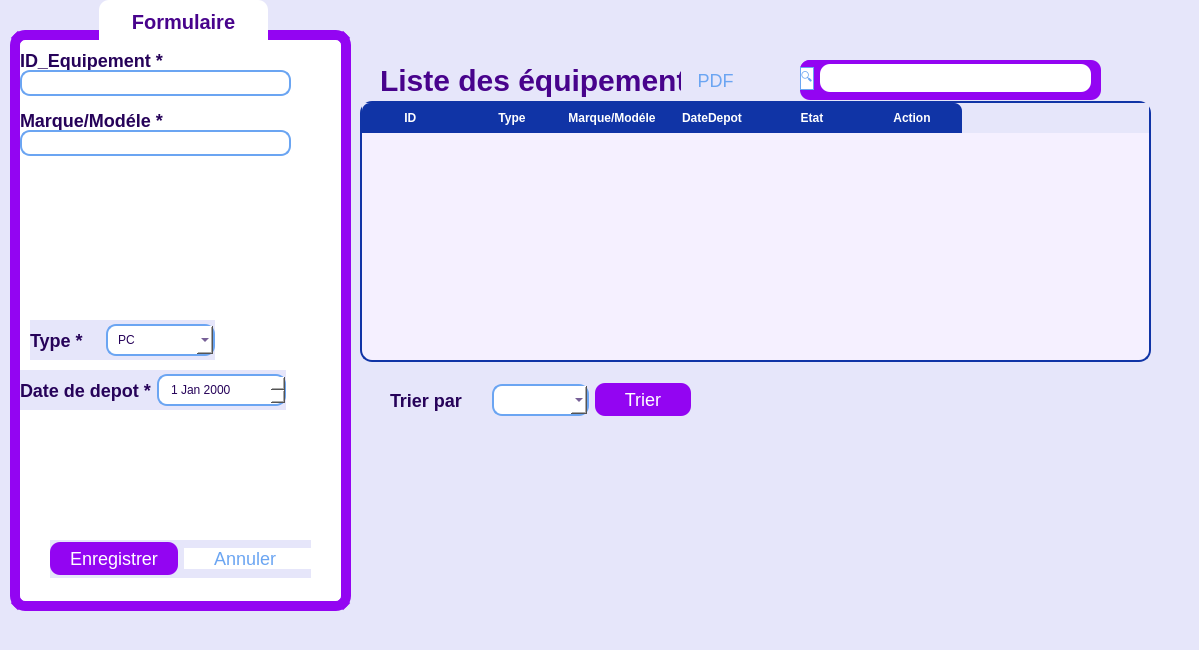
          <widget class="QWidget" name="projectsPage">
           <layout class="QVBoxLayout" name="projectsLayout">
            <property name="spacing">
             <number>0</number>
            </property>
            <property name="leftMargin">
             <number>0</number>
            </property>
            <property name="topMargin">
             <number>0</number>
            </property>
            <property name="rightMargin">
             <number>0</number>
            </property>
            <property name="bottomMargin">
             <number>0</number>
            </property>
            <item>
             <widget class="QWidget" name="equipmentMainWidget">
              <property name="minimumSize">
               <size>
                <width>1199</width>
                <height>650</height>
               </size>
              </property>
              <property name="styleSheet">
               <string notr="true">QWidget { background-color: #E6E6FA ;  }</string>
              </property>
              <widget class="QGroupBox" name="equipmentGroupBox">
               <property name="geometry">
                <rect>
                 <x>10</x>
                 <y>0</y>
                 <width>341</width>
                 <height>611</height>
                </rect>
               </property>
               <property name="font">
                <font>
                 <pointsize>15</pointsize>
                 <bold>true</bold>
                </font>
               </property>
               <property name="styleSheet">
                <string notr="true">
QGroupBox {
    background-color: #FFFFFF;
    border: 10px solid #9305F2;   /* Violet clair */
    border-radius: 15px;         /* Coins arrondis */
    margin-top: 30px;            /* Décalage du titre */
    padding: 12px;
    color: #48038C;              /* Couleur du texte interne */
    font-weight: bold;
}

/* Titre du QGroupBox */
QGroupBox::title {
    subcontrol-origin: margin;
    subcontrol-position: top center;   /* Centré en haut */
    padding: 10px 30px;
    background-color: white;
    color: #48038C;
    border-radius: 10px;
    font-weight: bold;
}
</string>
               </property>
               <property name="title">
                <string>Formulaire</string>
               </property>
               <widget class="QLabel" name="equipmentLabel1">
                <property name="geometry">
                 <rect>
                  <x>10</x>
                  <y>50</y>
                  <width>161</width>
                  <height>20</height>
                 </rect>
                </property>
                <property name="styleSheet">
                 <string notr="true">QLabel {background-color: transparent; color: #260259; /* Texte sombre lisible */ font-size: 18px; font-weight: bold; }</string>
                </property>
                <property name="text">
                 <string>ID_Equipement *</string>
                </property>
               </widget>
               <widget class="QLabel" name="equipmentLabel2">
                <property name="geometry">
                 <rect>
                  <x>10</x>
                  <y>110</y>
                  <width>161</width>
                  <height>20</height>
                 </rect>
                </property>
                <property name="styleSheet">
                 <string notr="true">QLabel {background-color: transparent; color: #260259; /* Texte sombre lisible */ font-size: 18px; font-weight: bold; }</string>
                </property>
                <property name="text">
                 <string>Marque/Modéle *</string>
                </property>
               </widget>
               <widget class="QLineEdit" name="equipmentLineEdit2">
                <property name="geometry">
                 <rect>
                  <x>10</x>
                  <y>130</y>
                  <width>271</width>
                  <height>26</height>
                 </rect>
                </property>
                <property name="styleSheet">
                 <string notr="true"> QLineEdit { background: #FFFFFF; border: 2px solid #6BA5F2; border-radius: 10px; padding: 6px 10px; color: #260259; } QLineEdit:focus { border: 2px solid #9305F2; background: #F3E9FF; }</string>
                </property>
               </widget>
               <widget class="QLineEdit" name="equipmentLineEdit1">
                <property name="geometry">
                 <rect>
                  <x>10</x>
                  <y>70</y>
                  <width>271</width>
                  <height>26</height>
                 </rect>
                </property>
                <property name="styleSheet">
                 <string notr="true"> QLineEdit { background: #FFFFFF; border: 2px solid #6BA5F2; border-radius: 10px; padding: 6px 10px; color: #260259; } QLineEdit:focus { border: 2px solid #9305F2; background: #F3E9FF; }</string>
                </property>
               </widget>
               <widget class="QWidget" name="equipmentTypeWidget">
                <property name="geometry">
                 <rect>
                  <x>20</x>
                  <y>320</y>
                  <width>185</width>
                  <height>40</height>
                 </rect>
                </property>
                <layout class="QHBoxLayout" name="equipmentTypeLayout">
                 <item>
                  <widget class="QLabel" name="equipmentTypeLabel">
                   <property name="styleSheet">
                    <string notr="true">QLabel {background-color: transparent; color: #260259; /* Texte sombre lisible */ font-size: 18px; font-weight: bold; }</string>
                   </property>
                   <property name="text">
                    <string>Type *</string>
                   </property>
                  </widget>
                 </item>
                 <item>
                  <widget class="QComboBox" name="equipmentComboBox">
                   <property name="styleSheet">
                    <string notr="true"> QComboBox { background: #FFFFFF; border: 2px solid #6BA5F2; border-radius: 10px; padding: 6px 10px; color: #260259; } QComboBox:focus { border: 2px solid #9305F2; background: #F3E9FF; }</string>
                   </property>
                   <item>
                    <property name="text">
                     <string>PC</string>
                    </property>
                   </item>
                   <item>
                    <property name="text">
                     <string>Tablette </string>
                    </property>
                   </item>
                   <item>
                    <property name="text">
                     <string>Smartphone</string>
                    </property>
                   </item>
                  </widget>
                 </item>
                </layout>
               </widget>
               <widget class="QWidget" name="equipmentDateWidget">
                <property name="geometry">
                 <rect>
                  <x>10</x>
                  <y>370</y>
                  <width>266</width>
                  <height>40</height>
                 </rect>
                </property>
                <layout class="QHBoxLayout" name="equipmentDateLayout">
                 <item>
                  <widget class="QLabel" name="equipmentDateLabel">
                   <property name="styleSheet">
                    <string notr="true">QLabel {background-color: transparent; color: #260259; /* Texte sombre lisible */ font-size: 18px; font-weight: bold; }</string>
                   </property>
                   <property name="text">
                    <string>Date de depot *</string>
                   </property>
                  </widget>
                 </item>
                 <item>
                  <widget class="QDateEdit" name="equipmentDateEdit">
                   <property name="styleSheet">
                    <string notr="true"> QDateEdit { background: #FFFFFF; border: 2px solid #6BA5F2; border-radius: 10px; padding: 6px 10px; color: #260259; }  QDateEdit:focus { border: 2px solid #9305F2; background: #F3E9FF; }</string>
                   </property>
                  </widget>
                 </item>
                </layout>
               </widget>
               <widget class="QWidget" name="equipmentButtonsWidget">
                <property name="geometry">
                 <rect>
                  <x>40</x>
                  <y>540</y>
                  <width>261</width>
                  <height>38</height>
                 </rect>
                </property>
                <layout class="QHBoxLayout" name="equipmentButtonsLayout">
                 <item>
                  <widget class="QPushButton" name="equipmentSaveBtn">
                   <property name="font">
                    <font>
                     <pointsize>-1</pointsize>
                    </font>
                   </property>
                   <property name="styleSheet">
                    <string notr="true">QPushButton {
    background-color: #9305F2;
    color: white;
    border: none;
    border-radius: 10px;
    padding: 6px 12px;
    font-size: 18px;
}

QPushButton:hover {
    background-color: #7a04c2; /* un peu plus sombre au survol */
}

QPushButton:pressed {
    background-color: #5c0391; /* encore plus sombre quand pressé */
}
</string>
                   </property>
                   <property name="text">
                    <string>Enregistrer</string>
                   </property>
                  </widget>
                 </item>
                 <item>
                  <widget class="QPushButton" name="equipmentCancelBtn">
                   <property name="styleSheet">
                    <string notr="true">QPushButton {
    background-color: white;
    color: #6BA5F2;
    border: 0px solid #6BA5F2;
    border-radius: 0px;
    padding: 0px 0px;
    font-size: 18px;
}

QPushButton:hover {
    background-color: #f0f8ff; /* léger bleu clair au survol */
}

QPushButton:pressed {
    background-color: #dceeff; /* bleu encore plus marqué quand pressé */
}
</string>
                   </property>
                   <property name="text">
                    <string>Annuler </string>
                   </property>
                  </widget>
                 </item>
                </layout>
               </widget>
              </widget>
              <widget class="QLabel" name="equipmentListLabel">
               <property name="geometry">
                <rect>
                 <x>380</x>
                 <y>60</y>
                 <width>301</width>
                 <height>41</height>
                </rect>
               </property>
               <property name="styleSheet">
                <string notr="true">QLabel {
    background-color: transparent;
    color: #48038C;
    font-size: 30px;   /* plus grand pour un titre */
    font-weight: bold; /* en gras */
}
</string>
               </property>
               <property name="text">
                <string>Liste des équipement</string>
               </property>
              </widget>
              <widget class="QTableWidget" name="equipmentTableWidget">
               <property name="geometry">
                <rect>
                 <x>360</x>
                 <y>101</y>
                 <width>791</width>
                 <height>261</height>
                </rect>
               </property>
               <property name="styleSheet">
                <string notr="true">QTableWidget {
    background-color: #F5F0FF;   /* Violet très très clair */
    border: 2px solid #1034A6;
    border-radius: 12px;
    gridline-color: white;       /* Lignes blanches */
}

QHeaderView::section {
    background-color: #1034A6;   /* Bleu foncé */
    color: white;                /* Texte blanc */
    border: none;
    padding: 6px;
    font-weight: bold;
}

QHeaderView::section:first {
    border-top-left-radius: 8px;
}

QHeaderView::section:last {
    border-top-right-radius: 8px;
}

QTableWidget::item {
    border: 1px solid white;     /* Bordures blanches entre cellules */
}
</string>
               </property>
               <column>
                <property name="text">
                 <string>ID </string>
                </property>
               </column>
               <column>
                <property name="text">
                 <string>Type</string>
                </property>
               </column>
               <column>
                <property name="text">
                 <string>Marque/Modéle</string>
                </property>
               </column>
               <column>
                <property name="text">
                 <string>DateDepot</string>
                </property>
               </column>
               <column>
                <property name="text">
                 <string>Etat</string>
                </property>
               </column>
               <column>
                <property name="text">
                 <string>Action</string>
                </property>
               </column>
              </widget>
              <widget class="QPushButton" name="equipmentPdfBtn">
               <property name="geometry">
                <rect>
                 <x>690</x>
                 <y>60</y>
                 <width>51</width>
                 <height>41</height>
                </rect>
               </property>
               <property name="styleSheet">
                <string notr="true">QPushButton {
    background-color: transparent;
    color: #6BA5F2;
    border: 0px solid #6BA5F2;
    border-radius: 0px;
    padding: 0px 0px;
    font-size: 18px;
}</string>
               </property>
               <property name="text">
                <string>PDF</string>
               </property>
              </widget>
              <widget class="QWidget" name="equipmentSearchWidget" native="true">
               <property name="geometry">
                <rect>
                 <x>800</x>
                 <y>60</y>
                 <width>301</width>
                 <height>40</height>
                </rect>
               </property>
               <property name="styleSheet">
                <string notr="true">QWidget {
    background-color:#9305F2;   /* fond violet */
    border-radius: 10px;
}

QLineEdit {
    background-color: white;     /* champ blanc */
    color: #333;
    border: none;
    border-radius: 10px;
    padding-left: 25px;          /* espace pour l'icône de recherche */
    padding-right: 25px;         /* espace pour l'icône d'action */
    height: 28px;
    font-size: 15px;
}

</string>
               </property>
               <widget class="QWidget" name="equipmentSearchLayoutWidget">
                <property name="geometry">
                 <rect>
                  <x>0</x>
                  <y>0</y>
                  <width>291</width>
                  <height>37</height>
                 </rect>
                </property>
                <layout class="QHBoxLayout" name="equipmentSearchLayout">
                 <item>
                  <widget class="QPushButton" name="equipmentSearchBtn">
                   <property name="styleSheet">
                    <string notr="true">QPushButton {
    color: #6BA5F2;
    background-color: white;
    border: 1px solid #6BA5F2;
}</string>
                   </property>
                   <property name="text">
                    <string>🔍</string>
                   </property>
                  </widget>
                 </item>
                 <item>
                  <widget class="QLineEdit" name="equipmentSearchLineEdit"/>
                 </item>
                </layout>
               </widget>
              </widget>
              <widget class="QWidget" name="equipmentSortWidget">
               <property name="geometry">
                <rect>
                 <x>390</x>
                 <y>380</y>
                 <width>301</width>
                 <height>40</height>
                </rect>
               </property>
               <layout class="QHBoxLayout" name="equipmentSortLayout">
                <item>
                 <widget class="QLabel" name="equipmentSortLabel">
                  <property name="styleSheet">
                   <string notr="true">QLabel { color: #260259; /* Texte sombre lisible */ font-size: 18px; font-weight: bold; }</string>
                  </property>
                  <property name="text">
                   <string>Trier par </string>
                  </property>
                 </widget>
                </item>
                <item>
                 <widget class="QComboBox" name="equipmentSortComboBox">
                  <property name="styleSheet">
                   <string notr="true"> QComboBox { background: #FFFFFF; border: 2px solid #6BA5F2; border-radius: 10px; padding: 6px 10px; color: #260259; } QComboBox:focus { border: 2px solid #9305F2; background: #F3E9FF; }</string>
                  </property>
                  <item>
                   <property name="text">
                    <string></string>
                   </property>
                  </item>
                  <item>
                   <property name="text">
                    <string>Type</string>
                   </property>
                  </item>
                  <item>
                   <property name="text">
                    <string>Etat</string>
                   </property>
                  </item>
                 </widget>
                </item>
                <item>
                 <widget class="QPushButton" name="equipmentSortBtn">
                  <property name="styleSheet">
                   <string notr="true">QPushButton {
    background-color: #9305F2;
    color: white;
    border: none;
    border-radius: 10px;
    padding: 6px 12px;
    font-size: 18px;
}

QPushButton:hover {
    background-color: #7a04c2; /* un peu plus sombre au survol */
}

QPushButton:pressed {
    background-color: #5c0391; /* encore plus sombre quand pressé */
}
</string>
                  </property>
                  <property name="text">
                   <string>Trier</string>
                  </property>
                 </widget>
                </item>
               </layout>
              </widget>
             </widget>
            </item>
           </layout>
          </widget>
